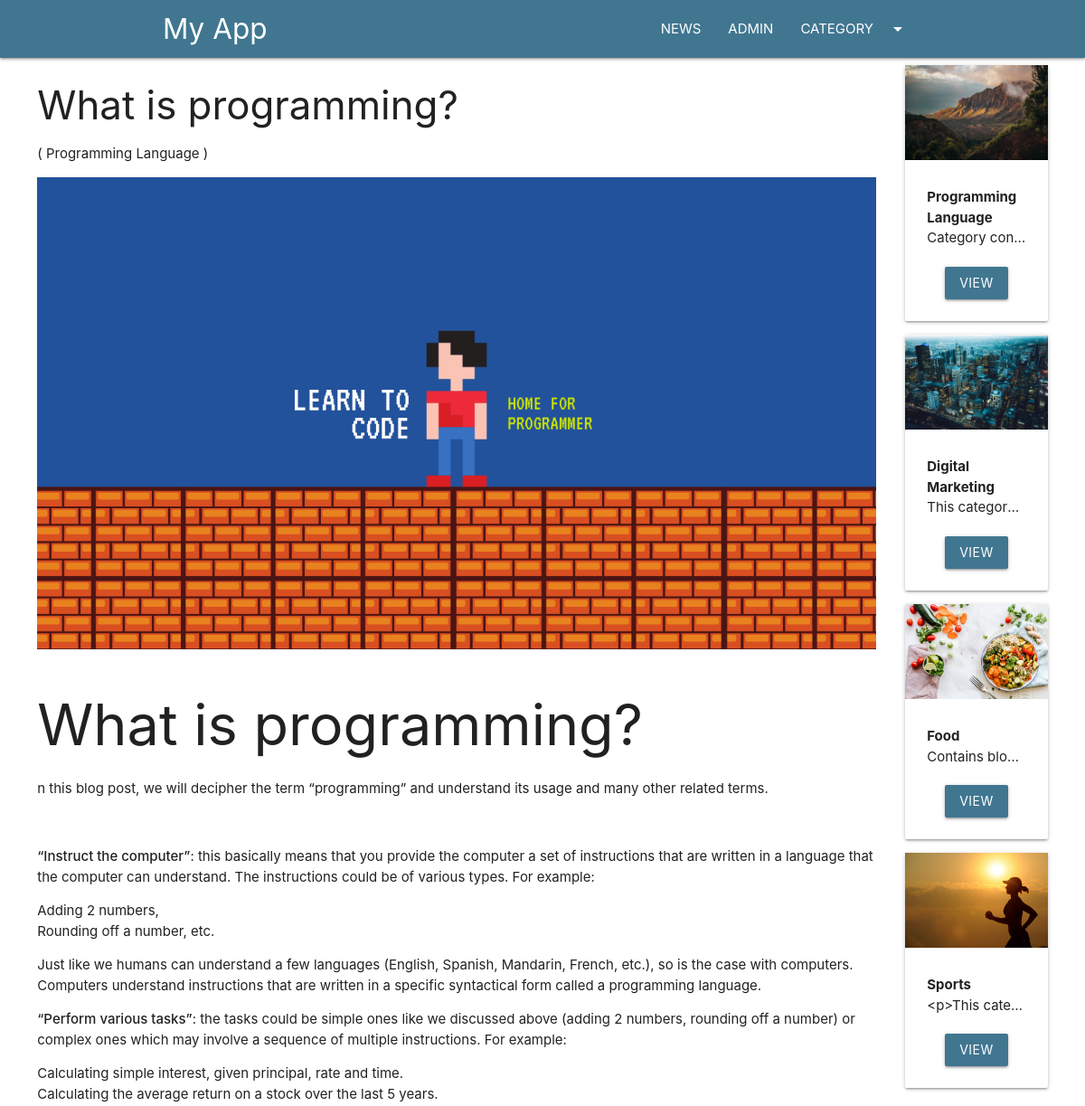
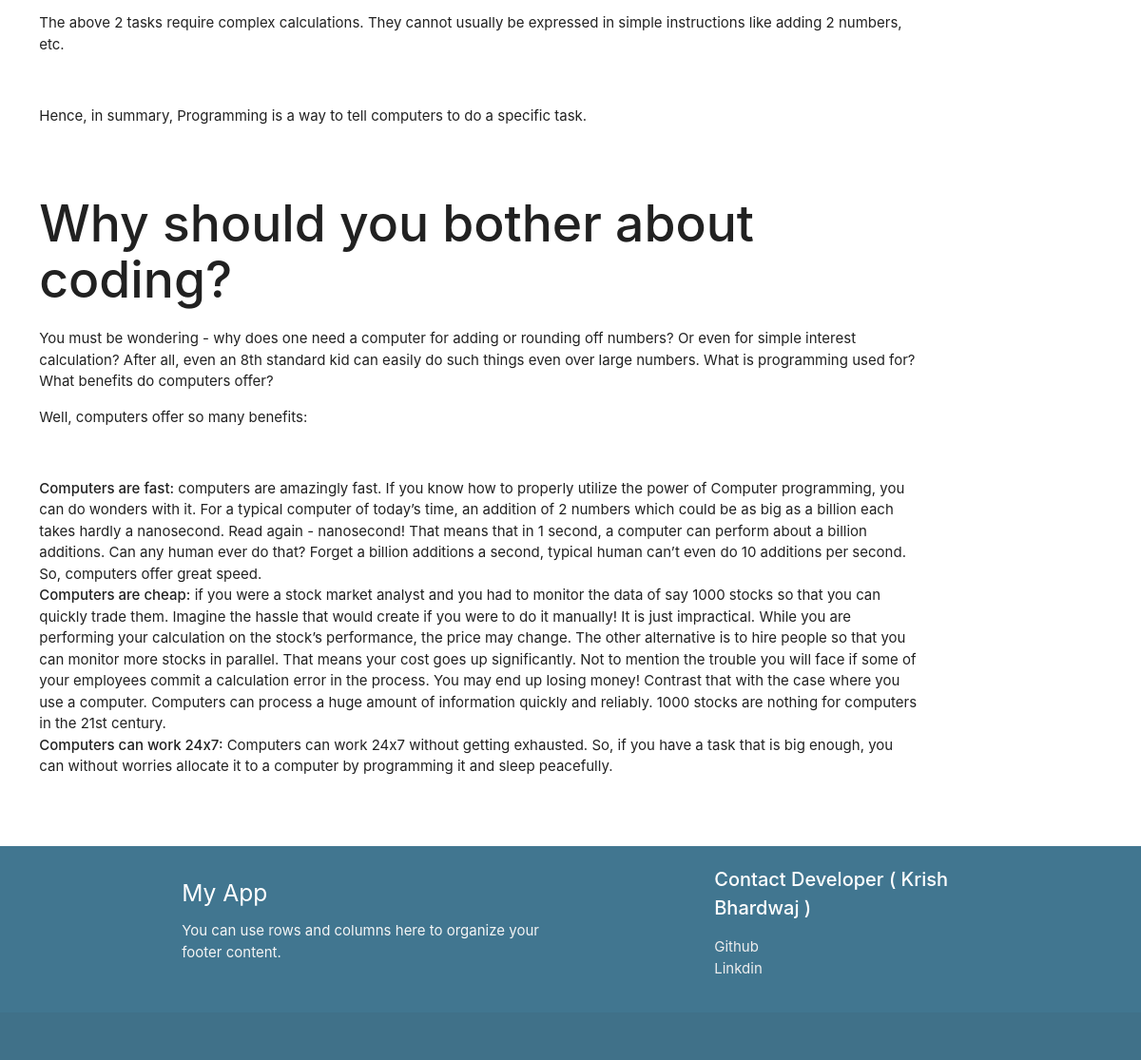
Page /blog/programming on the committed database (2 pictures, top to bottom).
### blog/models.py (models this page shows, shortened)
class Post(models.Model):
    post_id = models.AutoField(primary_key=True)
    title = models.CharField(max_length=200)
    content = HTMLField()
    url = models.CharField(max_length=100)
    cat = models.ForeignKey(Category, on_delete=models.CASCADE)
    image = models.ImageField(upload_to='post/')

class Category(models.Model):
    cat_id = models.AutoField(primary_key=True)
    title = models.CharField(max_length=100)
    description = HTMLField()
    url = models.CharField(max_length=100)
    image = models.ImageField(upload_to='category/')
    add_date = models.DateTimeField(auto_now_add=True, null=True)

### blog/views.py (the view)
# urls.py: path('blog/<slug:url>', post),
def post(request, url):
    post = Post.objects.get(url=url)
    cats = Category.objects.all()
    return render(request, 'posts.html', {'post': post, 'cats': cats})

### template/posts.html (shortened to what this page needs)
{%extends 'base.html' %}
{%block content%}
<div class="container-custom">
    <div class="row">
        <div class="col s12 m10">
            <h3>{{post.title}}</h3>
            <p>( {{post.cat.title}} )</p>
            <img src="/media/{{post.image}}" class="responsive-img" alt="">
            <br>
            <p>
                {{post.content|safe}}
            </p>
        </div>
        <div class="col s12 m2">
            {% for cat in cats %}
            <div class="card item" style="margin-left:10px;">
                <div class="img-container">
                    <img src="/media/{{cat.image}}" class="responsive-img" alt="">
                </div>
                <div class="card-content">
                    <b>
                        {{cat.title}}
                    </b>
                    <p class="truncate">{{cat.description}}</p>
                    <div class="container center-align mt20">
                        <a href="/category/{{cat.url}}" class="btn bg-primary">VIEW</a>
                    </div>
                </div>
            </div>
            {%endfor%}
        </div>
    </div>
</div>
{%endblock%}

### blog/static/css/style.css (style rules this page uses)
.bg-primary { background-color: #417690!important; }
.mt20 { margin-top:20px; }
.container-custom { width:95%!important; margin:auto; }

### rows in the picture
Post: title "What is programming?", cat "Programming Language", image (picture), content "What is programming? n this blog post, we will decipher the term “programming” and understand its usage and many other related terms. “Instruct the computer” : this basically means that you provide the computer a set of instructions that are written in a language that the computer can understand. The instructions could be of various types. For example: Adding 2 numbers, Rounding off a number, etc. Just like we humans can understand a few languages (English, Spanish, Mandarin, French, etc.), so is the case with computers. Computers understand instructions that are written in a specific syntactical form called a programming language. “Perform various tasks” : the tasks could be simple ones…"
Category: image (picture), title "Programming Language", description "Category con…"
Category: image (picture), title "Digital Marketing", description "This categor…"
Category: image (picture), title "Food", description "Contains blo…"
Category: image (picture), title "Sports", description "<p>This cate…"
